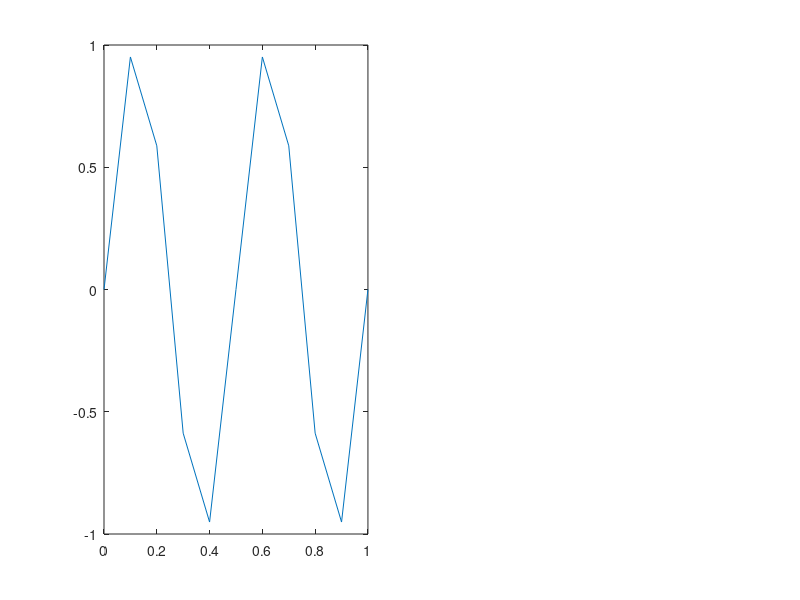

The MATLAB source for this figure: (Note: this script raises an error after producing the figure.)
%%%%%%%%%%%%%%%%%%%%%%%%%%%%%%%%%%%%%%%%%%%%%%%%%%%%%%%%%%%
%%%%%%%%%%%% Explicit solver heat equation %%%%%%%%%%%%%%%%
%%%%%%%%%%%%%%%%%%%%%%%%%%%%%%%%%%%%%%%%%%%%%%%%%%%%%%%%%%%
%
%   Goal: solve
%         u_t = k u_xx,  0<x<L, t>0
%         u(0,t) = a, u(L,t) = b
%         u(x,0) = f(x)
%
%   Method: Forward time, centered space finite differences
%
%%%%%%%%%%%%%%%%%%%%%%%%%%%%%%%%%%%%%%%%%%%%%%%%%%%%%%%%%%%

%%%%%%%%%%%%%%%%%%%%
%% Parameters
%%%%%%%%%%%%%%%%%%%%

    k = 1;

    L = 1; 
    T = 1; %final time
    
    dx = 0.1; 
    dt = 0.001; 
    
    x = 0:dx:L;  %vector of all space locations
    t = 0:dt:T; %vector of all time points
    
%%%%%%%%%%%%%%%%%%%%%%
%% Boundary conditions
%%%%%%%%%%%%%%%%%%%%%%
    
    a = 1; %left boundary
    b = 3; %right boundary
    
%%%%%%%%%%%%%%%%%%%%%%%%%%%%%%%%%%%
%% Initial condition
%%%%%%%%%%%%%%%%%%%%%%%%%%%%%%%%%%%

     f = sin(4*pi*x);   
     
%%%%%%%%%%%%%%%%%%%%%%%%%%%%%%%%%%%
%% Initialize u
%%%%%%%%%%%%%%%%%%%%%%%%%%%%%%%%%%%

    u = zeros(length(t),length(x));
    u(1,:) = f;
    
%%%%%%%%%%%%%%%%%%%%%%%%%%%%%%%%%%%%%%%%
%% Implement forward time centered space 
%%%%%%%%%%%%%%%%%%%%%%%%%%%%%%%%%%%%%%%%

    %The matrix u(i,j) has time encoded in the i variable
    %and space encoded in the j variable. For example u(1,j) 
    %is the initial condition (remember, MATLAB start indexing at 1).
    for i = 2:length(t) %Calculate next time step

        u(i,1) = a;   
        u(i,end) = b;
        
        for j = 2:length(x)-1
            u(i,j) = u(i-1,j) + (k*dt/(dx^2))*(u(i-1,j+1) - 2*u(i-1,j) + u(i-1,j-1));
        end
    end
          
    
    
    %%%%%%%%%%%%%%%%%%%%%%%%%%%%%
    %% YOU DO NOT NEED TO CHANGE
    %% ANYTHING BELOW THIS LINE
    %%%%%%%%%%%%%%%%%%%%%%%%%%%%%
    
%%%%%%%%%%%%%%%%%%%%%%%%%%%%%%%%%%%%%%%
%% Plot solution
%%%%%%%%%%%%%%%%%%%%%%%%%%%%%%%%%%%%%%%
    
    [X,T] = meshgrid(x,t);
 
    fig=figure();
    set(fig, 'Position',  [100 206 1100 420])
       
    for i = 1:length(t)
        clf
        subplot(1,2,1)
        plot(x,u(i,:))
        a = gca;
        a.FontSize = 16;
        axis([0 L min(f) max(f)])
    
        subplot(1,2,2)
        hold on
        s=surf(X,T,u);
        s.EdgeColor = 'none';
        angle = 30+.05*i;
        view(angle,25)
        xlabel('x','interpreter','latex')
        ylabel('t','interpreter','latex')
        zlabel('u','interpreter','latex')
        plot3(x,t(i)*ones(length(x),1),u(i,:))
        a = gca;
        a.FontSize = 16;
        hold off
        pause(0)
    end
    title("dt = " + dt)